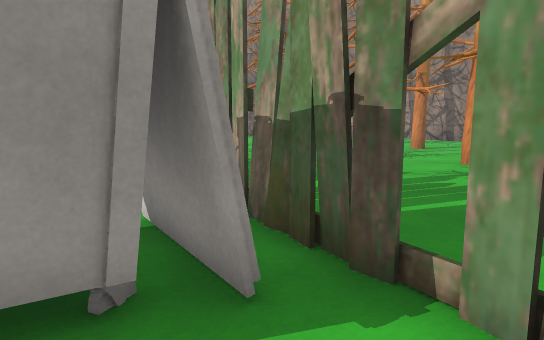
view 1 (above)

14 first-person views from a walk through a Unity game level. The camera is 1.3 m above the floor, tilts 8° down and sees 70° across. The floor is counted in squares, 1 m on a side. Each view is taken from the middle of a square. On the plan, view 1 faces up. The plan holds only what a view shows up to about 16 squares ahead; the rest is blank. The place goes on beyond the plan. The player character is not drawn. Some surface patterns are stand-ins.

view 2
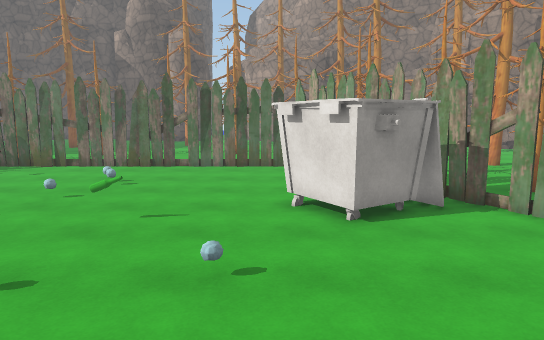

view 3
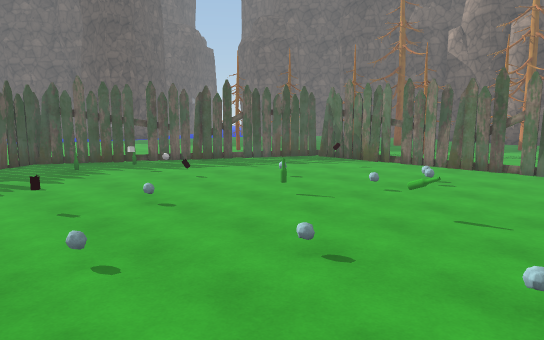

view 4
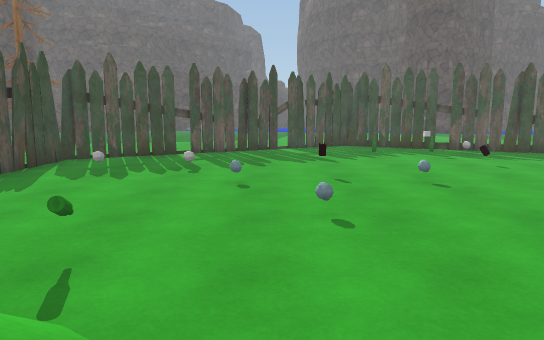

view 5
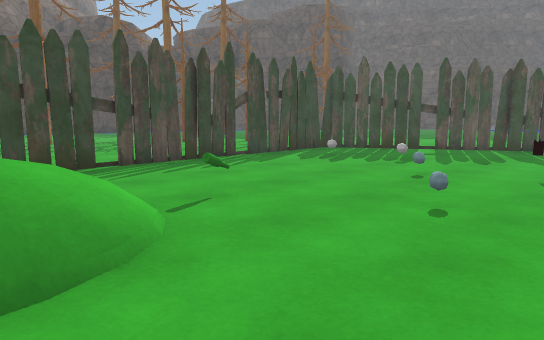

view 6
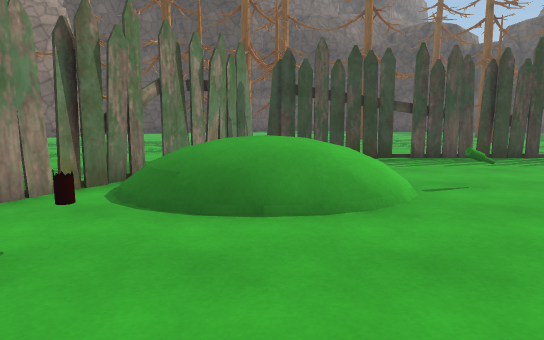

view 7
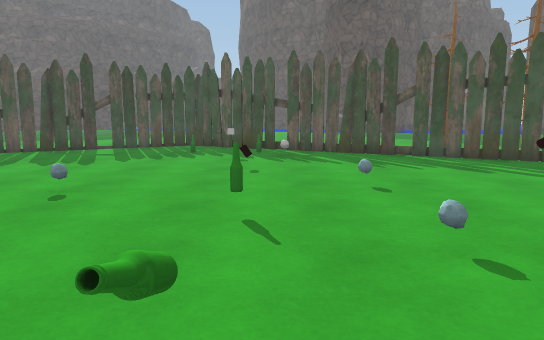

view 8
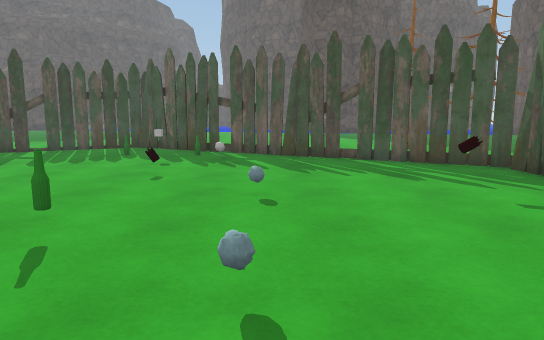

view 9
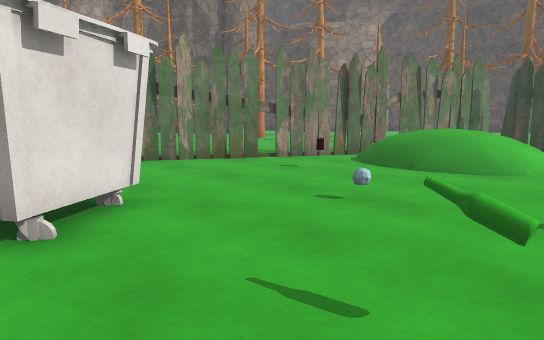

view 10
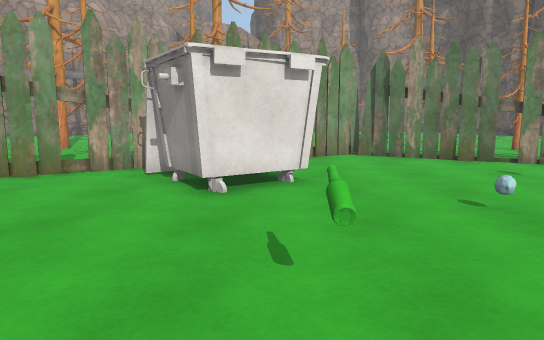

view 11
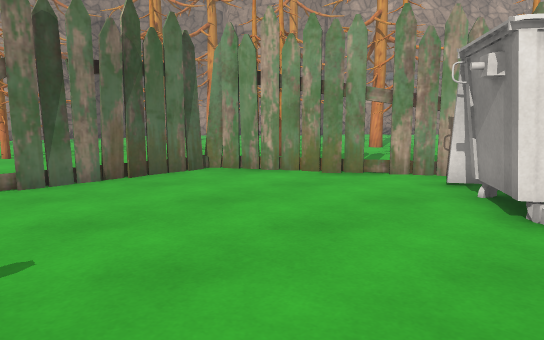

view 12
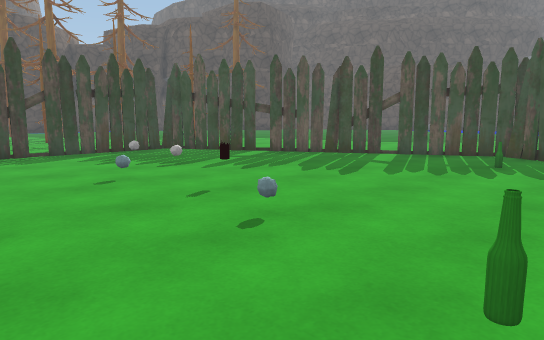

view 13
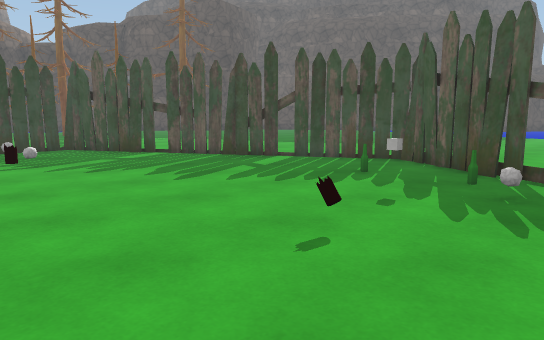

view 14
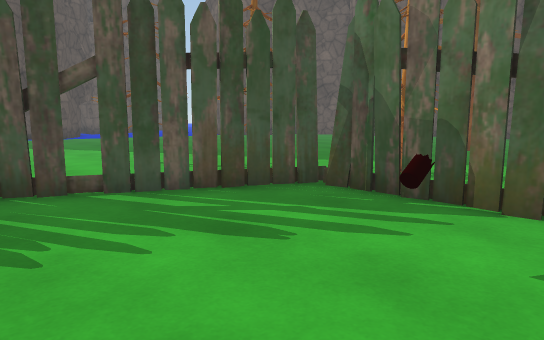

### Floor plan
Key: @ floor where view 1 was taken; # wall or solid block; x gap in a wall; . main floor; : floor 0.75 m higher than the main floor; + floor 1 m higher than the main floor; / step, stairs or slope; T pine tree; B bottle; C cube; O other object.
Columns run from 23 left of view 1 to 5 right of it. Each row starts with its distance up from view 1.
 12       TTT              TT
 11     T                  TT  .#
 10 ...TTT#########x#####   T...T
  9 .TT.  #.............##   ...
  8 T..  #...............#  .T..
  7 ... ##....B..........## .TT.
  6     x.................# ....
  5    ##.................##..TT
  4    #................#####..T
  3   ##................#####.
  2   #B........B...B...###.##
  1  #...C.B.............#...#
  0  #.....................@..#
 -1 #..B......................#
 -2 #........................#
 -3  #.......................#
 -4  ##.....................#
 -5 ..#...............///..##.
 -6 ..##............./////.# ...
 -7    #...........B.//+:/##  ..T
 -8    ##............     x..   T
 -9     #............    #...
-10      #...........    # ..
-11      ##..........   #
-12       ####x########x#
-13               ..         OO

Positions as (right, up) in squares from view 1, and headings:
1: (0, 0), facing up
2: (-4, -6), facing up
3: (-4, -6), facing up-left
4: (-4, -5), facing left
5: (-4, -2), facing down-left
6: (-4, 0), facing down
7: (-6, 2), facing left
8: (-7, 4), facing left
9: (-8, 4), facing down-right
10: (-10, 2), facing right
11: (-9, 2), facing up-right
12: (-9, 2), facing down-left
13: (-12, 4), facing down-left
14: (-12, 4), facing up-left
